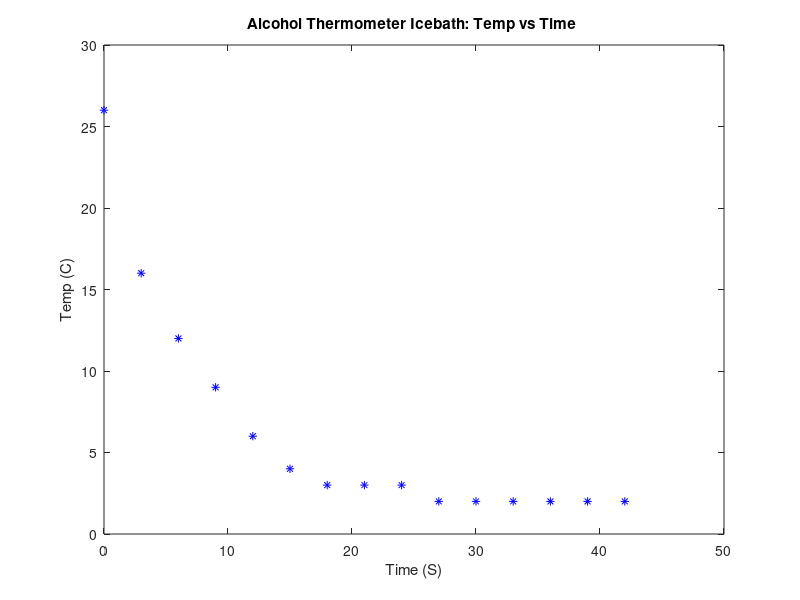
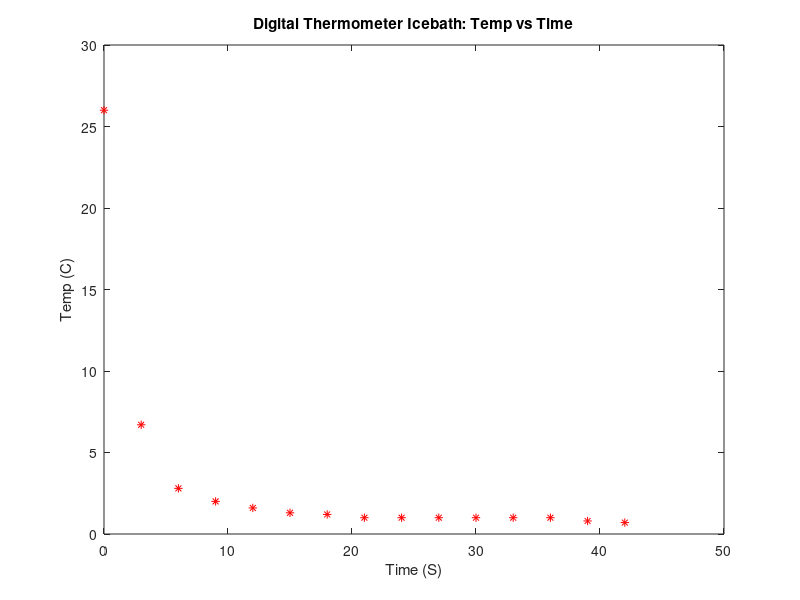

Here is the MATLAB script that generated these plots, in order:
%Phy577_hw2 Temperature


t1=[0:3:42]';
time1=single(t1);

t2=[0:3:42]';
time2=single(t2);

temp1=[26 16 12 9 6 4 3 3 3 2 2 2 2 2 2]';
Tem1=single(temp1);

temp2=[26 6.7 2.8 2 1.6 1.3 1.2 1 1 1 1 1 1 .8 .7 ]';
Tem2=single(temp2);

figure(1)
%model=(time1,Tem1,'exp1')

plot(time1,Tem1,'b*')


title('Alcohol Thermometer Icebath: Temp vs Time ');
xlabel('Time (S)');
ylabel('Temp (C)');

figure(2)
%model2=fitlm(t2,temp2)
plot(t2,temp2,'r*')

title('Digital Thermometer Icebath: Temp vs Time');
xlabel('Time (S)');
ylabel('Temp (C)');